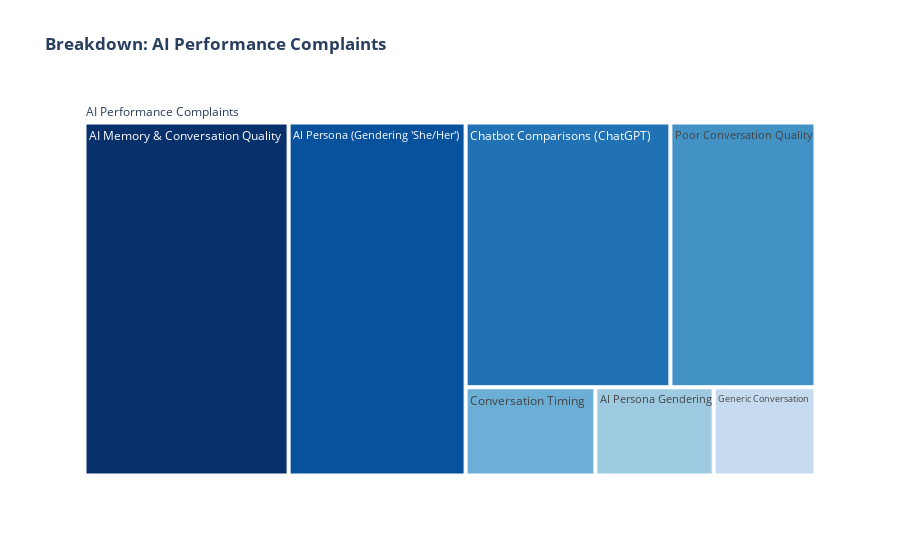
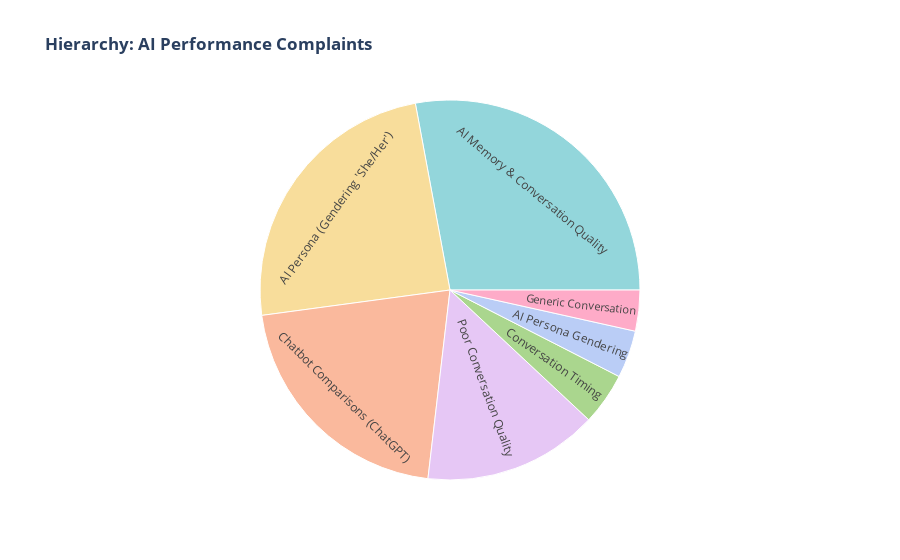

These figures' notebook cell, in order:
### Markdown cell above
---
### Deep Dive 1: AI Performance & Conversational Quality

This theme is unique to conversational apps. Here we explore the specific reasons why users feel the AI is failing as a conversational partner.

### Code cell
# --- 1A: Treemap Breakdown ---
ai_quality_df = df[df["theme"] == "AI Performance & Quality"]
ai_quality_breakdown = ai_quality_df["topic_name"].value_counts().reset_index()
ai_quality_breakdown.columns = ["Specific Complaint", "Review Count"]

fig_ai_treemap = px.treemap(
    ai_quality_breakdown.head(10),
    path=[px.Constant("AI Performance Complaints"), "Specific Complaint"],
    values="Review Count",
    title="<b>Breakdown: AI Performance Complaints</b>",
    color_discrete_sequence=px.colors.sequential.Blues_r,
)
fig_ai_treemap.show()

# --- 1B: Hierarchical Sunburst View ---
fig_ai_sunburst = px.sunburst(
    ai_quality_breakdown,
    path=["Specific Complaint"],
    values="Review Count",
    title="<b>Hierarchy: AI Performance Complaints</b>",
    color_discrete_sequence=px.colors.qualitative.Pastel,
)
fig_ai_sunburst.show()  # Note: Sunburst is less useful with only one level, but shows structure.

# --- 1C: Key Term Analysis with TF-IDF ---
print("\n--- Most Important Terms for 'AI Performance & Quality' (TF-IDF) ---")
tfidf_ai = get_top_tfidf_words_for_theme("AI Performance & Quality", n_words=15)
display(tfidf_ai)

### Figure 1 — Plotly figure (JSON) as saved in the notebook; plotly's stock layout.template omitted (floating-point values rounded to 4 significant figures)
{"data": [{"branchvalues": "total", "domain": {"x": [0, 1], "y": [0, 1]}, "hovertemplate": "labels=%{label}<br>Review Count=%{value}<br>parent=%{parent}<br>id=%{id}<extra></extra>", "ids": ["AI Performance Complaints/AI Memory & Conversation Quality", "AI Performance Complaints/AI Persona (Gendering 'She/Her')", "AI Performance Complaints/Chatbot Comparisons (ChatGPT)", "AI Performance Complaints/Poor Conversation Quality", "AI Performance Complaints/Conversation Timing", "AI Performance Complaints/AI Persona Gendering", "AI Performance Complaints/Generic Conversation", "AI Performance Complaints"], "labels": ["AI Memory & Conversation Quality", "AI Persona (Gendering 'She/Her')", "Chatbot Comparisons (ChatGPT)", "Poor Conversation Quality", "Conversation Timing", "AI Persona Gendering", "Generic Conversation", "AI Performance Complaints"], "name": "", "parents": ["AI Performance Complaints", "AI Performance Complaints", "AI Performance Complaints", "AI Performance Complaints", "AI Performance Complaints", "AI Performance Complaints", "AI Performance Complaints", ""], "type": "treemap", "values": [497.0, 431.0, 374.0, 265.0, 79.0, 72.0, 62.0, 1780.0]}], "layout": {"legend": {"tracegroupgap": 0}, "title": {"text": "<b>Breakdown: AI Performance Complaints</b>"}, "treemapcolorway": ["rgb(8,48,107)", "rgb(8,81,156)", "rgb(33,113,181)", "rgb(66,146,198)", "rgb(107,174,214)", "rgb(158,202,225)", "rgb(198,219,239)", "rgb(222,235,247)", "rgb(247,251,255)"]}}

### Figure 2 — Plotly figure (JSON) as saved in the notebook; plotly's stock layout.template omitted (floating-point values rounded to 4 significant figures)
{"data": [{"branchvalues": "total", "domain": {"x": [0, 1], "y": [0, 1]}, "hovertemplate": "labels=%{label}<br>Review Count=%{value}<br>parent=%{parent}<br>id=%{id}<extra></extra>", "ids": ["AI Memory & Conversation Quality", "AI Persona (Gendering 'She/Her')", "Chatbot Comparisons (ChatGPT)", "Poor Conversation Quality", "Conversation Timing", "AI Persona Gendering", "Generic Conversation"], "labels": ["AI Memory & Conversation Quality", "AI Persona (Gendering 'She/Her')", "Chatbot Comparisons (ChatGPT)", "Poor Conversation Quality", "Conversation Timing", "AI Persona Gendering", "Generic Conversation"], "name": "", "parents": ["", "", "", "", "", "", ""], "type": "sunburst", "values": [497.0, 431.0, 374.0, 265.0, 79.0, 72.0, 62.0]}], "layout": {"legend": {"tracegroupgap": 0}, "sunburstcolorway": ["rgb(102, 197, 204)", "rgb(246, 207, 113)", "rgb(248, 156, 116)", "rgb(220, 176, 242)", "rgb(135, 197, 95)", "rgb(158, 185, 243)", "rgb(254, 136, 177)", "rgb(201, 219, 116)", "rgb(139, 224, 164)", "rgb(180, 151, 231)", "rgb(179, 179, 179)"], "title": {"text": "<b>Hierarchy: AI Performance Complaints</b>"}}}
